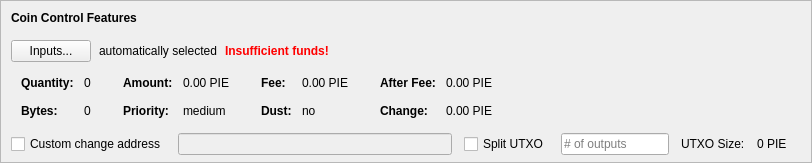
    <widget class="QFrame" name="frameCoinControl">
     <property name="sizePolicy">
      <sizepolicy hsizetype="Expanding" vsizetype="Expanding">
       <horstretch>0</horstretch>
       <verstretch>0</verstretch>
      </sizepolicy>
     </property>
     <property name="maximumSize">
      <size>
       <width>16777215</width>
       <height>16777215</height>
      </size>
     </property>
     <property name="frameShape">
      <enum>QFrame::StyledPanel</enum>
     </property>
     <property name="frameShadow">
      <enum>QFrame::Sunken</enum>
     </property>
     <layout class="QVBoxLayout" name="verticalLayoutCoinControl2">
      <property name="spacing">
       <number>0</number>
      </property>
      <property name="leftMargin">
       <number>0</number>
      </property>
      <property name="topMargin">
       <number>0</number>
      </property>
      <property name="rightMargin">
       <number>0</number>
      </property>
      <property name="bottomMargin">
       <number>6</number>
      </property>
      <item>
       <layout class="QVBoxLayout" name="verticalLayoutCoinControl" stretch="0,0,0,0,1">
        <property name="spacing">
         <number>0</number>
        </property>
        <property name="leftMargin">
         <number>10</number>
        </property>
        <property name="topMargin">
         <number>10</number>
        </property>
        <item>
         <layout class="QHBoxLayout" name="horizontalLayoutCoinControl1">
          <property name="bottomMargin">
           <number>15</number>
          </property>
          <item>
           <widget class="QLabel" name="labelCoinControlFeatures">
            <property name="sizePolicy">
             <sizepolicy hsizetype="Preferred" vsizetype="Maximum">
              <horstretch>0</horstretch>
              <verstretch>0</verstretch>
             </sizepolicy>
            </property>
            <property name="font">
             <font>
              <weight>75</weight>
              <bold>true</bold>
             </font>
            </property>
            <property name="styleSheet">
             <string notr="true">font-weight:bold;</string>
            </property>
            <property name="text">
             <string>Coin Control Features</string>
            </property>
           </widget>
          </item>
         </layout>
        </item>
        <item>
         <layout class="QHBoxLayout" name="horizontalLayoutCoinControl2" stretch="0,0,0,0">
          <property name="spacing">
           <number>8</number>
          </property>
          <property name="bottomMargin">
           <number>10</number>
          </property>
          <item>
           <widget class="QPushButton" name="pushButtonCoinControl">
            <property name="styleSheet">
             <string notr="true"/>
            </property>
            <property name="text">
             <string>Inputs...</string>
            </property>
            <property name="autoDefault">
             <bool>false</bool>
            </property>
           </widget>
          </item>
          <item>
           <widget class="QLabel" name="labelCoinControlAutomaticallySelected">
            <property name="text">
             <string>automatically selected</string>
            </property>
            <property name="margin">
             <number>5</number>
            </property>
           </widget>
          </item>
          <item>
           <widget class="QLabel" name="labelCoinControlInsuffFunds">
            <property name="font">
             <font>
              <weight>75</weight>
              <bold>true</bold>
             </font>
            </property>
            <property name="styleSheet">
             <string notr="true">color:red;font-weight:bold;</string>
            </property>
            <property name="text">
             <string>Insufficient funds!</string>
            </property>
            <property name="margin">
             <number>5</number>
            </property>
           </widget>
          </item>
          <item>
           <spacer name="horizontalSpacerCoinControl">
            <property name="orientation">
             <enum>Qt::Horizontal</enum>
            </property>
            <property name="sizeHint" stdset="0">
             <size>
              <width>40</width>
              <height>1</height>
             </size>
            </property>
           </spacer>
          </item>
         </layout>
        </item>
        <item>
         <widget class="QWidget" name="widgetCoinControl" native="true">
          <property name="sizePolicy">
           <sizepolicy hsizetype="Preferred" vsizetype="Preferred">
            <horstretch>0</horstretch>
            <verstretch>0</verstretch>
           </sizepolicy>
          </property>
          <property name="minimumSize">
           <size>
            <width>0</width>
            <height>0</height>
           </size>
          </property>
          <property name="styleSheet">
           <string notr="true"/>
          </property>
          <layout class="QHBoxLayout" name="horizontalLayoutCoinControl5">
           <property name="leftMargin">
            <number>0</number>
           </property>
           <property name="topMargin">
            <number>0</number>
           </property>
           <property name="rightMargin">
            <number>0</number>
           </property>
           <property name="bottomMargin">
            <number>0</number>
           </property>
           <item>
            <layout class="QHBoxLayout" name="horizontalLayoutCoinControl3" stretch="0,0,0,1">
             <property name="spacing">
              <number>20</number>
             </property>
             <property name="topMargin">
              <number>0</number>
             </property>
             <property name="bottomMargin">
              <number>10</number>
             </property>
             <item>
              <layout class="QFormLayout" name="formLayoutCoinControl1">
               <property name="horizontalSpacing">
                <number>10</number>
               </property>
               <property name="verticalSpacing">
                <number>14</number>
               </property>
               <property name="leftMargin">
                <number>10</number>
               </property>
               <property name="topMargin">
                <number>4</number>
               </property>
               <property name="rightMargin">
                <number>6</number>
               </property>
               <item row="0" column="0">
                <widget class="QLabel" name="labelCoinControlQuantityText">
                 <property name="font">
                  <font>
                   <weight>75</weight>
                   <bold>true</bold>
                  </font>
                 </property>
                 <property name="text">
                  <string>Quantity:</string>
                 </property>
                 <property name="margin">
                  <number>0</number>
                 </property>
                </widget>
               </item>
               <item row="0" column="1">
                <widget class="QLabel" name="labelCoinControlQuantity">
                 <property name="cursor">
                  <cursorShape>IBeamCursor</cursorShape>
                 </property>
                 <property name="contextMenuPolicy">
                  <enum>Qt::ActionsContextMenu</enum>
                 </property>
                 <property name="text">
                  <string notr="true">0</string>
                 </property>
                 <property name="margin">
                  <number>0</number>
                 </property>
                 <property name="textInteractionFlags">
                  <set>Qt::LinksAccessibleByMouse|Qt::TextSelectableByKeyboard|Qt::TextSelectableByMouse</set>
                 </property>
                </widget>
               </item>
               <item row="1" column="0">
                <widget class="QLabel" name="labelCoinControlBytesText">
                 <property name="font">
                  <font>
                   <weight>75</weight>
                   <bold>true</bold>
                  </font>
                 </property>
                 <property name="text">
                  <string>Bytes:</string>
                 </property>
                </widget>
               </item>
               <item row="1" column="1">
                <widget class="QLabel" name="labelCoinControlBytes">
                 <property name="cursor">
                  <cursorShape>IBeamCursor</cursorShape>
                 </property>
                 <property name="contextMenuPolicy">
                  <enum>Qt::ActionsContextMenu</enum>
                 </property>
                 <property name="text">
                  <string notr="true">0</string>
                 </property>
                 <property name="textInteractionFlags">
                  <set>Qt::LinksAccessibleByMouse|Qt::TextSelectableByKeyboard|Qt::TextSelectableByMouse</set>
                 </property>
                </widget>
               </item>
              </layout>
             </item>
             <item>
              <layout class="QFormLayout" name="formLayoutCoinControl2">
               <property name="horizontalSpacing">
                <number>10</number>
               </property>
               <property name="verticalSpacing">
                <number>14</number>
               </property>
               <property name="leftMargin">
                <number>6</number>
               </property>
               <property name="topMargin">
                <number>4</number>
               </property>
               <property name="rightMargin">
                <number>6</number>
               </property>
               <item row="0" column="0">
                <widget class="QLabel" name="labelCoinControlAmountText">
                 <property name="font">
                  <font>
                   <weight>75</weight>
                   <bold>true</bold>
                  </font>
                 </property>
                 <property name="text">
                  <string>Amount:</string>
                 </property>
                 <property name="margin">
                  <number>0</number>
                 </property>
                </widget>
               </item>
               <item row="0" column="1">
                <widget class="QLabel" name="labelCoinControlAmount">
                 <property name="cursor">
                  <cursorShape>IBeamCursor</cursorShape>
                 </property>
                 <property name="contextMenuPolicy">
                  <enum>Qt::ActionsContextMenu</enum>
                 </property>
                 <property name="text">
                  <string notr="true">0.00 PIE</string>
                 </property>
                 <property name="textInteractionFlags">
                  <set>Qt::LinksAccessibleByMouse|Qt::TextSelectableByKeyboard|Qt::TextSelectableByMouse</set>
                 </property>
                </widget>
               </item>
               <item row="1" column="0">
                <widget class="QLabel" name="labelCoinControlPriorityText">
                 <property name="font">
                  <font>
                   <weight>75</weight>
                   <bold>true</bold>
                  </font>
                 </property>
                 <property name="text">
                  <string>Priority:</string>
                 </property>
                </widget>
               </item>
               <item row="1" column="1">
                <widget class="QLabel" name="labelCoinControlPriority">
                 <property name="cursor">
                  <cursorShape>IBeamCursor</cursorShape>
                 </property>
                 <property name="contextMenuPolicy">
                  <enum>Qt::ActionsContextMenu</enum>
                 </property>
                 <property name="text">
                  <string>medium</string>
                 </property>
                 <property name="textInteractionFlags">
                  <set>Qt::LinksAccessibleByMouse|Qt::TextSelectableByKeyboard|Qt::TextSelectableByMouse</set>
                 </property>
                </widget>
               </item>
              </layout>
             </item>
             <item>
              <layout class="QFormLayout" name="formLayoutCoinControl3">
               <property name="horizontalSpacing">
                <number>10</number>
               </property>
               <property name="verticalSpacing">
                <number>14</number>
               </property>
               <property name="leftMargin">
                <number>6</number>
               </property>
               <property name="topMargin">
                <number>4</number>
               </property>
               <property name="rightMargin">
                <number>6</number>
               </property>
               <item row="0" column="0">
                <widget class="QLabel" name="labelCoinControlFeeText">
                 <property name="font">
                  <font>
                   <weight>75</weight>
                   <bold>true</bold>
                  </font>
                 </property>
                 <property name="text">
                  <string>Fee:</string>
                 </property>
                 <property name="margin">
                  <number>0</number>
                 </property>
                </widget>
               </item>
               <item row="0" column="1">
                <widget class="QLabel" name="labelCoinControlFee">
                 <property name="cursor">
                  <cursorShape>IBeamCursor</cursorShape>
                 </property>
                 <property name="contextMenuPolicy">
                  <enum>Qt::ActionsContextMenu</enum>
                 </property>
                 <property name="text">
                  <string notr="true">0.00 PIE</string>
                 </property>
                 <property name="textInteractionFlags">
                  <set>Qt::LinksAccessibleByMouse|Qt::TextSelectableByKeyboard|Qt::TextSelectableByMouse</set>
                 </property>
                </widget>
               </item>
               <item row="1" column="0">
                <widget class="QLabel" name="labelCoinControlLowOutputText">
                 <property name="font">
                  <font>
                   <weight>75</weight>
                   <bold>true</bold>
                  </font>
                 </property>
                 <property name="text">
                  <string>Dust:</string>
                 </property>
                </widget>
               </item>
               <item row="1" column="1">
                <widget class="QLabel" name="labelCoinControlLowOutput">
                 <property name="cursor">
                  <cursorShape>IBeamCursor</cursorShape>
                 </property>
                 <property name="contextMenuPolicy">
                  <enum>Qt::ActionsContextMenu</enum>
                 </property>
                 <property name="text">
                  <string>no</string>
                 </property>
                 <property name="textInteractionFlags">
                  <set>Qt::LinksAccessibleByMouse|Qt::TextSelectableByKeyboard|Qt::TextSelectableByMouse</set>
                 </property>
                </widget>
               </item>
              </layout>
             </item>
             <item>
              <layout class="QFormLayout" name="formLayoutCoinControl4">
               <property name="horizontalSpacing">
                <number>10</number>
               </property>
               <property name="verticalSpacing">
                <number>14</number>
               </property>
               <property name="leftMargin">
                <number>6</number>
               </property>
               <property name="topMargin">
                <number>4</number>
               </property>
               <property name="rightMargin">
                <number>6</number>
               </property>
               <item row="0" column="0">
                <widget class="QLabel" name="labelCoinControlAfterFeeText">
                 <property name="font">
                  <font>
                   <weight>75</weight>
                   <bold>true</bold>
                  </font>
                 </property>
                 <property name="text">
                  <string>After Fee:</string>
                 </property>
                 <property name="margin">
                  <number>0</number>
                 </property>
                </widget>
               </item>
               <item row="0" column="1">
                <widget class="QLabel" name="labelCoinControlAfterFee">
                 <property name="cursor">
                  <cursorShape>IBeamCursor</cursorShape>
                 </property>
                 <property name="contextMenuPolicy">
                  <enum>Qt::ActionsContextMenu</enum>
                 </property>
                 <property name="text">
                  <string notr="true">0.00 PIE</string>
                 </property>
                 <property name="textInteractionFlags">
                  <set>Qt::LinksAccessibleByMouse|Qt::TextSelectableByKeyboard|Qt::TextSelectableByMouse</set>
                 </property>
                </widget>
               </item>
               <item row="1" column="0">
                <widget class="QLabel" name="labelCoinControlChangeText">
                 <property name="font">
                  <font>
                   <weight>75</weight>
                   <bold>true</bold>
                  </font>
                 </property>
                 <property name="text">
                  <string>Change:</string>
                 </property>
                </widget>
               </item>
               <item row="1" column="1">
                <widget class="QLabel" name="labelCoinControlChange">
                 <property name="cursor">
                  <cursorShape>IBeamCursor</cursorShape>
                 </property>
                 <property name="contextMenuPolicy">
                  <enum>Qt::ActionsContextMenu</enum>
                 </property>
                 <property name="text">
                  <string notr="true">0.00 PIE</string>
                 </property>
                 <property name="textInteractionFlags">
                  <set>Qt::LinksAccessibleByMouse|Qt::TextSelectableByKeyboard|Qt::TextSelectableByMouse</set>
                 </property>
                </widget>
               </item>
              </layout>
             </item>
            </layout>
           </item>
          </layout>
         </widget>
        </item>
        <item>
         <layout class="QHBoxLayout" name="horizontalLayoutCoinControl4" stretch="0,0,0,0,0,0,0">
          <property name="spacing">
           <number>12</number>
          </property>
          <property name="sizeConstraint">
           <enum>QLayout::SetDefaultConstraint</enum>
          </property>
          <property name="topMargin">
           <number>5</number>
          </property>
          <property name="rightMargin">
           <number>5</number>
          </property>
          <item>
           <widget class="QCheckBox" name="checkBoxCoinControlChange">
            <property name="toolTip">
             <string>If this is activated, but the change address is empty or invalid, change will be sent to a newly generated address.</string>
            </property>
            <property name="text">
             <string>Custom change address</string>
            </property>
           </widget>
          </item>
          <item>
           <widget class="QValidatedLineEdit" name="lineEditCoinControlChange">
            <property name="enabled">
             <bool>false</bool>
            </property>
            <property name="sizePolicy">
             <sizepolicy hsizetype="Expanding" vsizetype="Fixed">
              <horstretch>0</horstretch>
              <verstretch>0</verstretch>
             </sizepolicy>
            </property>
           </widget>
          </item>
          <item>
           <widget class="QCheckBox" name="splitBlockCheckBox">
            <property name="text">
             <string>Split UTXO</string>
            </property>
           </widget>
          </item>
          <item>
           <widget class="QLineEdit" name="splitBlockLineEdit">
            <property name="sizePolicy">
             <sizepolicy hsizetype="Fixed" vsizetype="Fixed">
              <horstretch>50</horstretch>
              <verstretch>0</verstretch>
             </sizepolicy>
            </property>
            <property name="placeholderText">
             <string># of outputs</string>
            </property>
           </widget>
          </item>
          <item>
           <widget class="QLabel" name="labelBlockSizeText">
            <property name="text">
             <string>UTXO Size:</string>
            </property>
           </widget>
          </item>
          <item>
           <widget class="QLabel" name="labelBlockSize">
            <property name="text">
             <string>0 PIE</string>
            </property>
           </widget>
          </item>
          <item>
           <widget class="QLabel" name="labelCoinControlChangeLabel">
            <property name="sizePolicy">
             <sizepolicy hsizetype="Preferred" vsizetype="Expanding">
              <horstretch>0</horstretch>
              <verstretch>0</verstretch>
             </sizepolicy>
            </property>
            <property name="minimumSize">
             <size>
              <width>0</width>
              <height>0</height>
             </size>
            </property>
            <property name="text">
             <string/>
            </property>
            <property name="margin">
             <number>3</number>
            </property>
           </widget>
          </item>
         </layout>
        </item>
        <item>
         <spacer name="verticalSpacerCoinControl">
          <property name="orientation">
           <enum>Qt::Vertical</enum>
          </property>
          <property name="sizeHint" stdset="0">
           <size>
            <width>800</width>
            <height>1</height>
           </size>
          </property>
         </spacer>
        </item>
       </layout>
      </item>
     </layout>
    </widget>
